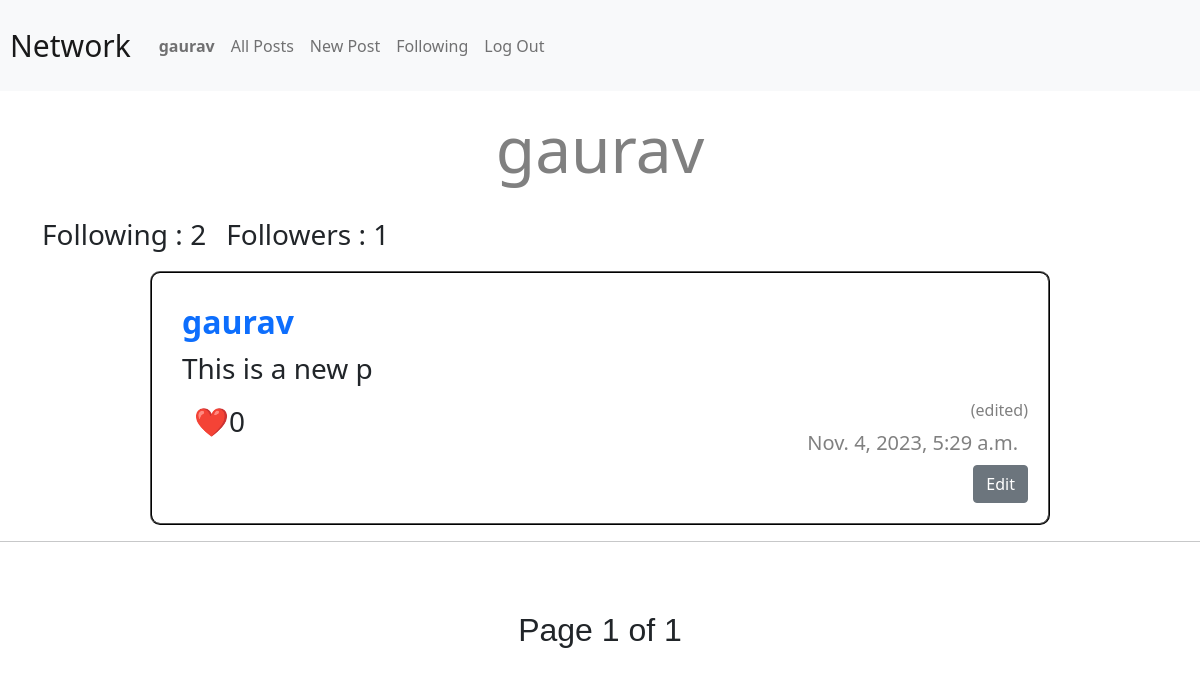
Page /user/3 (signed in) on the earlier database version.
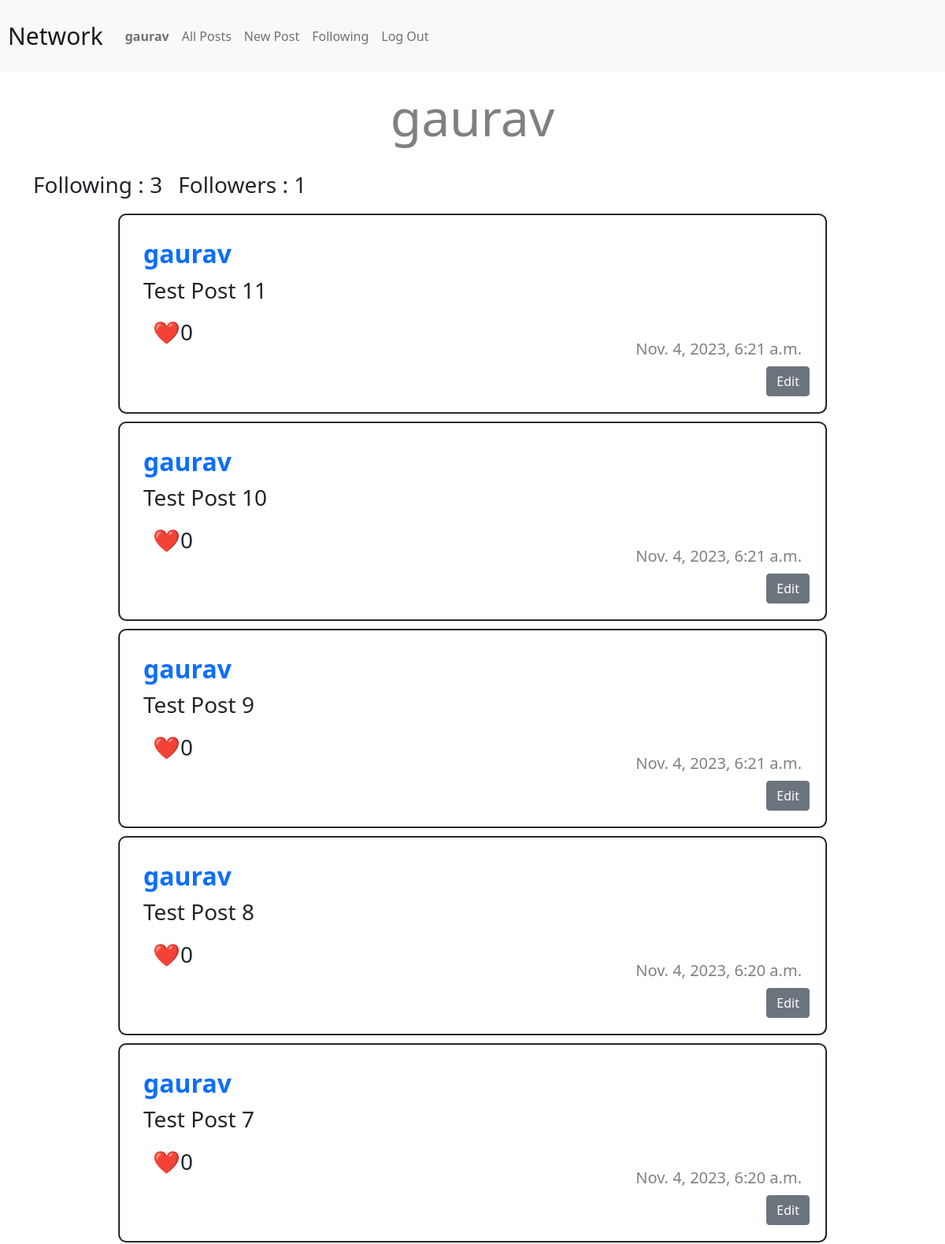
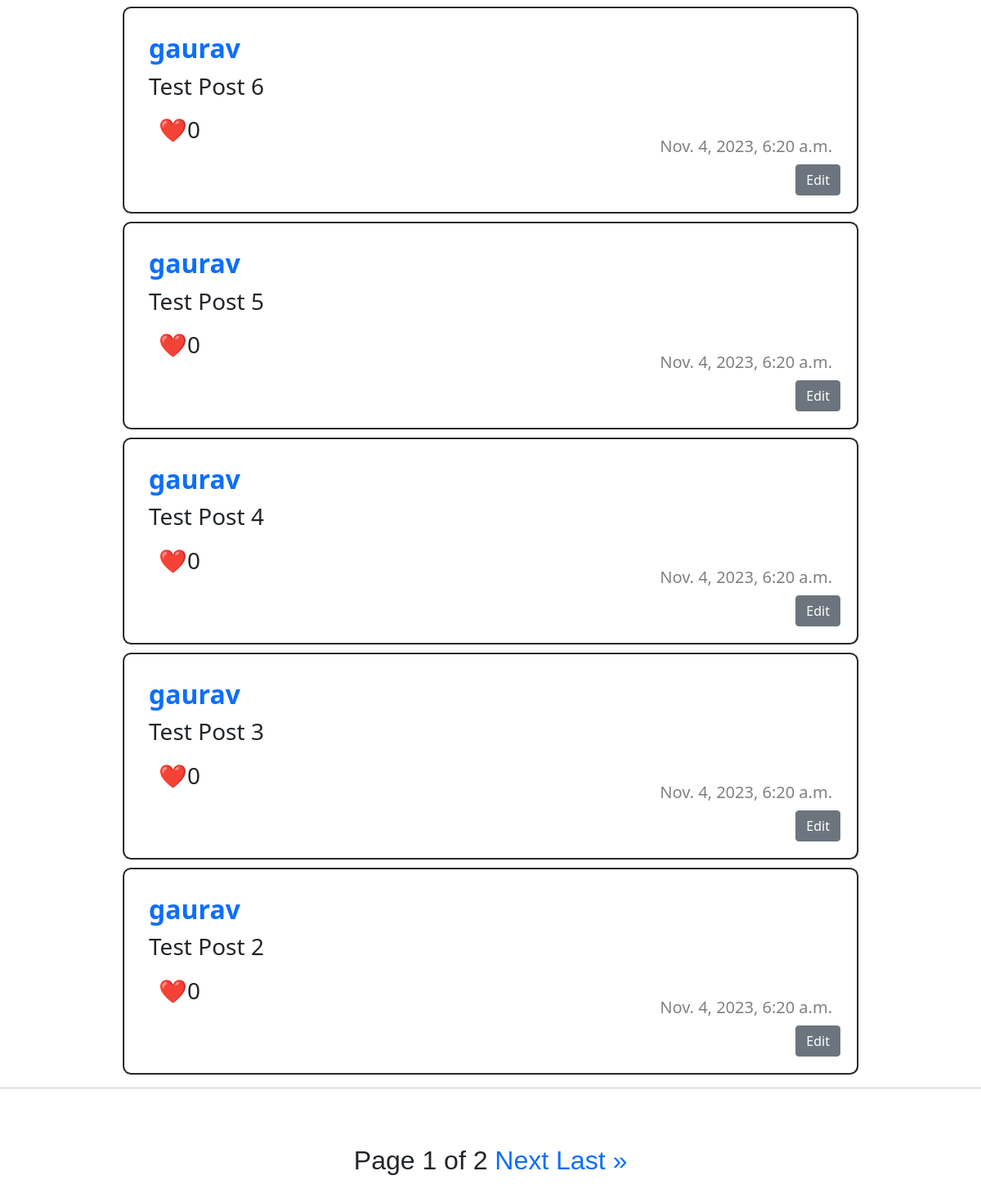
Same page on the later database version (2 pictures, top to bottom).
### network/models.py (models this page shows, shortened)
class User(AbstractUser):
    follower = models.TextField(default="", null=True)
    following = models.TextField(default="", null=True)
    pass

class Post(models.Model):
    user = models.ForeignKey(User, on_delete=models.CASCADE)
    content = models.TextField()
    creation_date = models.DateTimeField(auto_now_add=True)
    likes = models.IntegerField(default=0)
    edited = models.BooleanField(default=False)
    likers = models.TextField(default="", null=True)

### network/views.py (the view, shortened to what this page needs)
# urls.py: path("user/<int:user_id>", views.userpage, name="userpage"),
@login_required(login_url=LOGIN_URL )
def userpage(request, user_id ):
    requested_user = User.objects.get(id=user_id)
    logged_user = User.objects.get(id= request.user.id)
    if request.method  == "GET":
        posts = Post.objects.filter(user=user_id).order_by('-creation_date')
        if request.user.id == user_id:
            show_follow = False
        else:
            show_follow = True
        logged_following_list = logged_user.following.split(",")
        if str(user_id) in  logged_following_list:
            is_following = True
        else:
            is_following = False
        paginator = Paginator(posts, MAX_POSTS)
        page = request.GET.get('page')
        posts_paginator = paginator.get_page(page)
        return render(request, "network/userpage.html",{
            "username" : requested_user.username,
            "posts" : posts,
            "followers" : len(requested_user.follower.split(",")),
            "following" : len(requested_user.following.split(",")),
            "is_following" : is_following,
            "show_follow" : show_follow,
            "user_id" : user_id,
            "page" : posts_paginator
            })

### network/templates/network/userpage.html (shortened to what this page needs)
{% extends "network/layout.html" %}
{% load static %}
{% block body %}
    <center><h1 style="color: gray; font-size: 400%; padding: 10px">{{ username }}</h1></center>
    <ul class = "following-bar">
        <li>
            <h3>Following : {{ following }}</h3>
        </li>
        <li>
            <h3>Followers : {{ followers }}</h3>
        </li>
    </ul>
    {% if posts %}
    {% for post in page %}
        <div class="post">
            <a href="{% url "userpage" post.user.id %}"><h2>{{ post.user.username }}</h2></a>
            <h3 id="post-content-{{post.id}}">{{ post.content }}</h3>
            <ul class="likeul">
                <li>
                    <h3 id="likeButton{{ post.id }}"><a onclick="likepost(`{{ post.id }}`)">❤️ </a></h3>
                </li>
                <li>
                    <h3 id="likes{{ post.id }}">{{ post.likes }}</h3>
                </li>
            </ul>
            <h6 style="color: gray;text-align: right; visibility: hidden;" id="editedtag{{ post.id }}">(edited)</h1>
            <h5 style="text-align: right;">{{ post.creation_date }}</h5>
            {% if post.user.id == user.id %}
            <div class="d-flex justify-content-end">
                <button class="btn btn-secondary" data-toggle="modal" data-target="#edit_{{post.id}}">Edit</button>
            </div>
            {% endif %}
        </div>
    {% endfor %}
        {% else %}
            <center><h1 style="color: red; font-weight: Bolder; font-size: 900%;padding: 70px 0;">No posts :(</h1></center>
    {% endif %}
    <hr><br><br>
    <div class="pagination" style="display: inline;">
     <center>
     Page {{ page.number }} of {{page.paginator.num_pages}}
     {% if page.has_next %}
     <a href="?page={{ page.next_page_number }}">Next</a>
        <a href="?page={{ page.paginator.num_pages }}">Last &raquo</a>
     {% endif %}</center>
     <br></div>
{% endblock body %}

### network/templates/network/layout.html (shortened to what this page needs)
{% load static %}
<!DOCTYPE html>
<html lang="en">
    <head>
        <link
        href="https://cdn.jsdelivr.net/npm/bootstrap@5.0.0/dist/css/bootstrap.min.css"
        rel="stylesheet"
      />
        <link href="{% static 'network/styles.css' %}" rel="stylesheet">
    </head>
    <body>
        <nav class="navbar navbar-expand-lg navbar-light bg-light">
            <a class="navbar-brand" href="{% url 'index' %}" style="margin: 10px; font-size: 30px; margin-right: 20px">Network</a>
            <div>
              <ul class="navbar-nav mr-auto">
                {% if user.is_authenticated %}
                    <li class="nav-item">
                        <a class="nav-link" href="{% url "userpage" user.id %}"><strong>{{ user.username }}</strong></a>
                    </li>
                {% endif %}
                <li class="nav-item">
                  <a class="nav-link" href="{% url 'index' %}">All Posts</a>
                </li>
                {% if user.is_authenticated %}
                    <li class="nav-item">
                        <a class="nav-link" href="{% url 'newpost' %}">New Post</a>
                    </li>
                    <li class="nav-item">
                        <a class="nav-link" href="{% url "followingfeed" %}">Following</a>
                    </li>
                    <li class="nav-item">
                        <a class="nav-link" href="{% url 'logout' %}">Log Out</a>
                    </li>
                {% endif %}
              </ul>
            </div>
          </nav>
        <div class="body">
            {% block body %}
            {% endblock %}
        </div>
    </body>
</html>

### network/static/network/styles.css (style rules this page uses)
h1 { margin: 10px; }
.post { margin: 10px auto; padding: 20px; border: black 2px ridge; max-width: 75%; border-radius: 10px; }
h2, h3, h5 ,h1 { margin: 10px; }
h2 { font-weight: bolder; }
h5 { font-weight: lighter; color: gray; }
.likeul li { display: inline; float: left; margin-bottom: -10px; margin-left: -20px; }
.following-bar li { display: inline; float: left; }
.pagination { text-align: center; font-family: sans-serif; font-size: xx-large; font-weight: 500; }
a, a:focus, a:active { text-decoration: none; color: rgb(56, 88, 117)(0, 132, 255); }

Differences in the rows shown:
no longer on this page (row unchanged): Post: user.username "gaurav", content "This is a new p", likes "0", creation_date "Nov. 4, 2023, 5:29 a.m."
added Post: user.username "gaurav", content "Test Post 11", likes "0", creation_date "Nov. 4, 2023, 6:21 a.m."
added Post: user.username "gaurav", content "Test Post 10", likes "0", creation_date "Nov. 4, 2023, 6:21 a.m."
added Post: user.username "gaurav", content "Test Post 9", likes "0", creation_date "Nov. 4, 2023, 6:21 a.m."
added Post: user.username "gaurav", content "Test Post 8", likes "0", creation_date "Nov. 4, 2023, 6:20 a.m."
added Post: user.username "gaurav", content "Test Post 7", likes "0", creation_date "Nov. 4, 2023, 6:20 a.m."
added Post: user.username "gaurav", content "Test Post 6", likes "0", creation_date "Nov. 4, 2023, 6:20 a.m."
added Post: user.username "gaurav", content "Test Post 5", likes "0", creation_date "Nov. 4, 2023, 6:20 a.m."
added Post: user.username "gaurav", content "Test Post 4", likes "0", creation_date "Nov. 4, 2023, 6:20 a.m."
added Post: user.username "gaurav", content "Test Post 3", likes "0", creation_date "Nov. 4, 2023, 6:20 a.m."
added Post: user.username "gaurav", content "Test Post 2", likes "0", creation_date "Nov. 4, 2023, 6:20 a.m."
Other differences:
{{ following }}: "2" → "3"
{{ page.paginator.num_pages }}: "1" → "2"
text now shown: "Next Last »"
